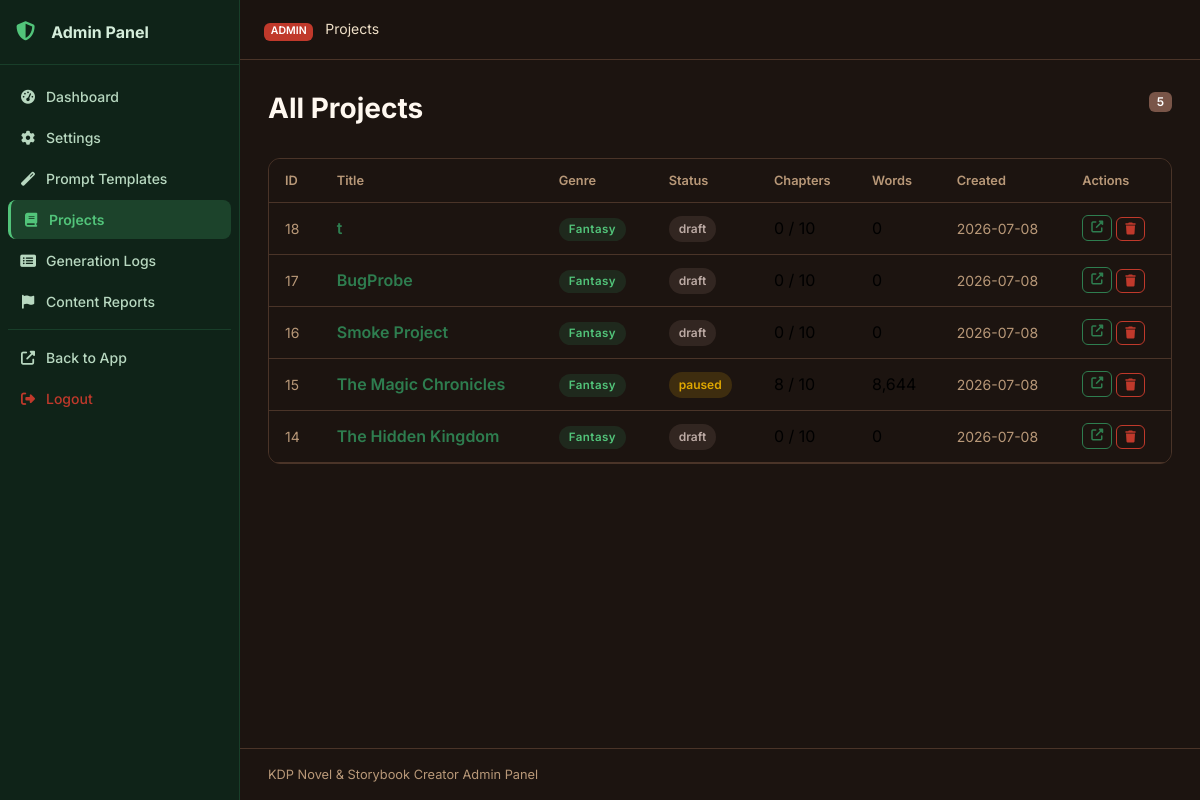
The app's page /julisunkan/projects (signed in) with its own data.
### tables this page shows
CREATE TABLE projects (
    id INTEGER PRIMARY KEY AUTOINCREMENT,
    title TEXT NOT NULL,
    subtitle TEXT DEFAULT '',
    genre TEXT DEFAULT 'Fantasy',
    audience TEXT DEFAULT 'Adult',
    description TEXT DEFAULT '',
    language TEXT DEFAULT 'English',
    story_type TEXT DEFAULT 'Novel',
    writing_style TEXT DEFAULT 'Descriptive',
    point_of_view TEXT DEFAULT 'Third Person Limited',
    tense TEXT DEFAULT 'Past',
    tone TEXT DEFAULT 'Adventurous',
    num_chapters INTEGER DEFAULT 10,
    words_per_chapter INTEGER DEFAULT 2000,
    creativity_level TEXT DEFAULT 'balanced',
    temperature REAL DEFAULT 0.7,
    top_p REAL DEFAULT 0.9,
    max_tokens INTEGER DEFAULT 4096,
    status TEXT DEFAULT 'draft',
    current_chapter INTEGER DEFAULT 0,
    total_words INTEGER DEFAULT 0,
    cover_prompt TEXT DEFAULT '',
    include_images INTEGER DEFAULT 0,
    images_per_chapter INTEGER DEFAULT 1,
    image_style TEXT DEFAULT 'Realistic',
    created_at TIMESTAMP DEFAULT CURRENT_TIMESTAMP,
    updated_at TIMESTAMP DEFAULT CURRENT_TIMESTAMP
);

CREATE TABLE settings (
    id INTEGER PRIMARY KEY AUTOINCREMENT,
    key TEXT UNIQUE NOT NULL,
    value TEXT,
    updated_at TIMESTAMP DEFAULT CURRENT_TIMESTAMP
);

### routes/admin.py (the view)
@bp.route('/projects')
@admin_required
def projects():
    db = get_db()
    all_projects = db.execute('SELECT * FROM projects ORDER BY updated_at DESC').fetchall()
    return render_template('admin/projects.html', projects=all_projects)

### database/__init__.py (called while the page is built)
def get_db():
    if 'db' not in g:
        db_path = current_app.config['DATABASE']
        os.makedirs(os.path.dirname(db_path), exist_ok=True)
        g.db = sqlite3.connect(db_path)
        g.db.row_factory = sqlite3.Row
        g.db.execute('PRAGMA foreign_keys = ON')
        g.db.execute('PRAGMA journal_mode = WAL')
    return g.db

### utils/helpers.py (called while the page is built)
def admin_required(f):
    @wraps(f)
    def decorated(*args, **kwargs):
        if not session.get('admin_logged_in'):
            return redirect(url_for('admin.login'))
        return f(*args, **kwargs)
    return decorated

def get_setting(db, key, default=''):
    row = db.execute('SELECT value FROM settings WHERE key = ?', (key,)).fetchone()
    return row['value'] if row else default

### templates/admin/projects.html (shortened to what this page needs)
{% extends "admin/base.html" %}
{% block breadcrumb %}Projects{% endblock %}
{% block admin_content %}
<div class="page-header">
  <h1 class="page-title">All Projects</h1>
  <span class="badge bg-secondary">{{ projects | length }}</span>
</div>
<div class="card data-card">
  <div class="card-body p-0">
    <div class="table-responsive">
      <table class="table table-hover align-middle mb-0">
        <thead>
          <tr>
            <th>ID</th><th>Title</th><th>Genre</th><th>Status</th>
            <th>Chapters</th><th>Words</th><th>Created</th><th>Actions</th>
          </tr>
        </thead>
        <tbody>
          {% for p in projects %}
          <tr>
            <td class="text-muted small">{{ p.id }}</td>
            <td>
              <a href="{{ url_for('projects.project_detail', project_id=p.id) }}" class="fw-600 text-decoration-none">
                {{ p.title[:40] }}
              </a>
            </td>
            <td><span class="genre-badge genre-{{ p.genre | lower | replace(' ', '-') | replace('/', '-') }}">{{ p.genre }}</span></td>
            <td><span class="status-pill status-{{ p.status }}">{{ p.status }}</span></td>
            <td>{{ p.current_chapter }} / {{ p.num_chapters }}</td>
            <td>{{ '{:,}'.format(p.total_words) }}</td>
            <td class="text-muted small">{{ p.created_at[:10] if p.created_at else '—' }}</td>
            <td>
              <div class="d-flex gap-1">
                <a href="{{ url_for('projects.project_detail', project_id=p.id) }}" class="btn btn-xs btn-outline-primary">
                  <i class="fas fa-external-link-alt"></i>
                </a>
                <form method="POST" action="{{ url_for('admin.delete_project', project_id=p.id) }}" style="display:inline" id="del-proj-{{ p.id }}">
                  <button type="button" class="btn btn-xs btn-outline-danger"
                          onclick="showConfirm('Delete this project? This cannot be undone.', function(){ document.getElementById('del-proj-{{ p.id }}').submit(); })">
                    <i class="fas fa-trash"></i>
                  </button>
                </form>
              </div>
            </td>
          </tr>
          {% endfor %}
        </tbody>
      </table>
    </div>
  </div>
</div>
{% endblock %}

### templates/admin/base.html (shortened to what this page needs)
<!DOCTYPE html>
<html lang="en" data-theme="{{ default_theme or 'dark' }}">
<head>
  <link href="https://cdn.jsdelivr.net/npm/bootstrap@5.3.2/dist/css/bootstrap.min.css" rel="stylesheet">
  <link href="https://cdnjs.cloudflare.com/ajax/libs/font-awesome/6.5.0/css/all.min.css" rel="stylesheet">
  <link href="{{ url_for('static', filename='css/style.css') }}" rel="stylesheet">
</head>
<body>
<nav class="sidebar" id="sidebar">
  <div class="sidebar-header">
    <a href="{{ url_for('admin.dashboard') }}" class="sidebar-brand">
      <i class="fas fa-shield-alt me-2"></i><span>Admin Panel</span>
    </a>
  </div>
  <div class="sidebar-menu">
    <a href="{{ url_for('admin.dashboard') }}" class="sidebar-item {% if request.endpoint == 'admin.dashboard' %}active{% endif %}">
      <i class="fas fa-tachometer-alt"></i><span>Dashboard</span>
    </a>
    <a href="{{ url_for('admin.settings') }}" class="sidebar-item {% if request.endpoint == 'admin.settings' %}active{% endif %}">
      <i class="fas fa-cog"></i><span>Settings</span>
    </a>
    <a href="{{ url_for('admin.prompts') }}" class="sidebar-item {% if request.endpoint == 'admin.prompts' %}active{% endif %}">
      <i class="fas fa-magic"></i><span>Prompt Templates</span>
    </a>
    <a href="{{ url_for('admin.projects') }}" class="sidebar-item {% if request.endpoint == 'admin.projects' %}active{% endif %}">
      <i class="fas fa-book"></i><span>Projects</span>
    </a>
    <a href="{{ url_for('admin.logs') }}" class="sidebar-item {% if request.endpoint == 'admin.logs' %}active{% endif %}">
      <i class="fas fa-list-alt"></i><span>Generation Logs</span>
    </a>
    <a href="{{ url_for('admin.reports') }}" class="sidebar-item {% if request.endpoint == 'admin.reports' %}active{% endif %}">
      <i class="fas fa-flag"></i><span>Content Reports</span>
    </a>
    <div class="sidebar-divider"></div>
    <a href="{{ url_for('main.index') }}" class="sidebar-item">
      <i class="fas fa-external-link-alt"></i><span>Back to App</span>
    </a>
    <a href="{{ url_for('admin.logout') }}" class="sidebar-item text-danger">
      <i class="fas fa-sign-out-alt"></i><span>Logout</span>
    </a>
  </div>
</nav>
<div class="main-wrapper" id="mainWrapper">
  <header class="topnav">
    <div class="topnav-breadcrumb">
      <span class="badge bg-danger me-2">ADMIN</span>
      {% block breadcrumb %}{% endblock %}
    </div>
  </header>
  <main class="content-area">
    {% block admin_content %}{% endblock %}
  </main>
  <footer class="content-footer"><span>{{ app_name }} Admin Panel</span></footer>
</div>
</body>
</html>

### records on screen
projects: id "18", title "t", genre "Fantasy", status "draft", current_chapter "0", num_chapters "10", total_words "0", created_at "2026-07-08"
projects: id "17", title "BugProbe", genre "Fantasy", status "draft", current_chapter "0", num_chapters "10", total_words "0", created_at "2026-07-08"
projects: id "16", title "Smoke Project", genre "Fantasy", status "draft", current_chapter "0", num_chapters "10", total_words "0", created_at "2026-07-08"
projects: id "15", title "The Magic Chronicles", genre "Fantasy", status "paused", current_chapter "8", num_chapters "10", total_words "8,644", created_at "2026-07-08"
projects: id "14", title "The Hidden Kingdom", genre "Fantasy", status "draft", current_chapter "0", num_chapters "10", total_words "0", created_at "2026-07-08"
settings: value "KDP Novel & Storybook Creator"

### other values on screen
{{ projects | length }} "5"
